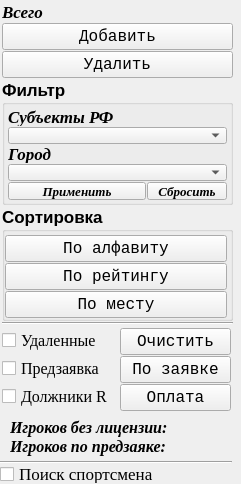
    <widget class="QWidget" name="page_2">
     <property name="geometry">
      <rect>
       <x>0</x>
       <y>0</y>
       <width>241</width>
       <height>484</height>
      </rect>
     </property>
     <attribute name="label">
      <string>Список участников</string>
     </attribute>
     <widget class="QLabel" name="label_dolg_R">
      <property name="geometry">
       <rect>
        <x>10</x>
        <y>417</y>
        <width>221</width>
        <height>21</height>
       </rect>
      </property>
      <property name="font">
       <font>
        <family>Times New Roman</family>
        <pointsize>12</pointsize>
        <weight>75</weight>
        <italic>true</italic>
        <bold>true</bold>
       </font>
      </property>
      <property name="text">
       <string>Игроков без лицензии:</string>
      </property>
     </widget>
     <widget class="QCheckBox" name="checkBox_find_player">
      <property name="geometry">
       <rect>
        <x>0</x>
        <y>465</y>
        <width>231</width>
        <height>18</height>
       </rect>
      </property>
      <property name="font">
       <font>
        <family>Times</family>
        <pointsize>13</pointsize>
        <weight>50</weight>
        <bold>false</bold>
       </font>
      </property>
      <property name="text">
       <string>Поиск спортсмена</string>
      </property>
      <property name="checkable">
       <bool>true</bool>
      </property>
     </widget>
     <widget class="Line" name="line_4">
      <property name="geometry">
       <rect>
        <x>0</x>
        <y>454</y>
        <width>232</width>
        <height>16</height>
       </rect>
      </property>
      <property name="orientation">
       <enum>Qt::Horizontal</enum>
      </property>
     </widget>
     <widget class="QWidget" name="layoutWidget">
      <property name="geometry">
       <rect>
        <x>2</x>
        <y>2</y>
        <width>231</width>
        <height>411</height>
       </rect>
      </property>
      <layout class="QVBoxLayout" name="verticalLayout_36">
       <property name="spacing">
        <number>1</number>
       </property>
       <item>
        <layout class="QVBoxLayout" name="verticalLayout_9">
         <property name="spacing">
          <number>1</number>
         </property>
         <item>
          <widget class="QLabel" name="label_46">
           <property name="font">
            <font>
             <family>Times New Roman</family>
             <pointsize>13</pointsize>
             <weight>75</weight>
             <italic>true</italic>
             <bold>true</bold>
            </font>
           </property>
           <property name="text">
            <string>Всего</string>
           </property>
          </widget>
         </item>
         <item>
          <layout class="QVBoxLayout" name="verticalLayout_6">
           <property name="spacing">
            <number>1</number>
           </property>
           <item>
            <widget class="QPushButton" name="Button_add_edit_player">
             <property name="font">
              <font>
               <family>Courier New</family>
               <pointsize>12</pointsize>
               <italic>false</italic>
              </font>
             </property>
             <property name="text">
              <string>Добавить</string>
             </property>
            </widget>
           </item>
           <item>
            <widget class="QPushButton" name="Button_del_player">
             <property name="font">
              <font>
               <family>Courier New</family>
               <pointsize>12</pointsize>
               <italic>false</italic>
              </font>
             </property>
             <property name="text">
              <string>Удалить</string>
             </property>
            </widget>
           </item>
          </layout>
         </item>
         <item>
          <widget class="QGroupBox" name="groupBox_2">
           <property name="font">
            <font>
             <pointsize>13</pointsize>
             <weight>75</weight>
             <bold>true</bold>
            </font>
           </property>
           <property name="title">
            <string>Фильтр</string>
           </property>
           <layout class="QGridLayout" name="gridLayout">
            <property name="leftMargin">
             <number>3</number>
            </property>
            <property name="topMargin">
             <number>3</number>
            </property>
            <property name="rightMargin">
             <number>3</number>
            </property>
            <property name="bottomMargin">
             <number>3</number>
            </property>
            <property name="spacing">
             <number>1</number>
            </property>
            <item row="5" column="0">
             <widget class="QPushButton" name="Button_fltr_list">
              <property name="sizePolicy">
               <sizepolicy hsizetype="Expanding" vsizetype="Fixed">
                <horstretch>0</horstretch>
                <verstretch>0</verstretch>
               </sizepolicy>
              </property>
              <property name="font">
               <font>
                <family>Times New Roman</family>
                <pointsize>10</pointsize>
                <italic>true</italic>
               </font>
              </property>
              <property name="text">
               <string>Применить</string>
              </property>
             </widget>
            </item>
            <item row="2" column="0">
             <widget class="QLabel" name="label_66">
              <property name="font">
               <font>
                <family>Times New Roman</family>
                <italic>true</italic>
               </font>
              </property>
              <property name="text">
               <string>Город</string>
              </property>
             </widget>
            </item>
            <item row="0" column="0">
             <widget class="QLabel" name="label_67">
              <property name="font">
               <font>
                <family>Times New Roman</family>
                <italic>true</italic>
               </font>
              </property>
              <property name="text">
               <string>Субъекты РФ</string>
              </property>
             </widget>
            </item>
            <item row="5" column="1" colspan="2">
             <widget class="QPushButton" name="Button_reset_fltr_list">
              <property name="sizePolicy">
               <sizepolicy hsizetype="Expanding" vsizetype="Fixed">
                <horstretch>0</horstretch>
                <verstretch>0</verstretch>
               </sizepolicy>
              </property>
              <property name="font">
               <font>
                <family>Times New Roman</family>
                <pointsize>10</pointsize>
                <italic>true</italic>
               </font>
              </property>
              <property name="text">
               <string>Сбросить</string>
              </property>
             </widget>
            </item>
            <item row="4" column="0" colspan="3">
             <widget class="QComboBox" name="comboBox_fltr_city">
              <property name="editable">
               <bool>false</bool>
              </property>
              <property name="insertPolicy">
               <enum>QComboBox::InsertAlphabetically</enum>
              </property>
             </widget>
            </item>
            <item row="1" column="0" colspan="3">
             <widget class="QComboBox" name="comboBox_fltr_region">
              <property name="editable">
               <bool>false</bool>
              </property>
             </widget>
            </item>
           </layout>
          </widget>
         </item>
         <item>
          <widget class="QGroupBox" name="groupBox">
           <property name="font">
            <font>
             <pointsize>13</pointsize>
             <weight>75</weight>
             <bold>true</bold>
            </font>
           </property>
           <property name="title">
            <string>Сортировка</string>
           </property>
           <layout class="QVBoxLayout" name="verticalLayout_5">
            <property name="spacing">
             <number>1</number>
            </property>
            <property name="leftMargin">
             <number>0</number>
            </property>
            <property name="topMargin">
             <number>3</number>
            </property>
            <property name="rightMargin">
             <number>3</number>
            </property>
            <property name="bottomMargin">
             <number>0</number>
            </property>
            <item>
             <widget class="QPushButton" name="Button_sort_Name">
              <property name="font">
               <font>
                <family>Courier New</family>
                <pointsize>12</pointsize>
                <weight>50</weight>
                <bold>false</bold>
               </font>
              </property>
              <property name="text">
               <string>По алфавиту</string>
              </property>
             </widget>
            </item>
            <item>
             <widget class="QPushButton" name="Button_sort_R">
              <property name="font">
               <font>
                <family>Courier New</family>
                <pointsize>12</pointsize>
                <weight>50</weight>
                <bold>false</bold>
               </font>
              </property>
              <property name="text">
               <string>По рейтингу</string>
              </property>
             </widget>
            </item>
            <item>
             <widget class="QPushButton" name="Button_sort_mesto">
              <property name="font">
               <font>
                <family>Courier New</family>
                <pointsize>12</pointsize>
                <weight>50</weight>
                <bold>false</bold>
               </font>
              </property>
              <property name="text">
               <string>По месту</string>
              </property>
             </widget>
            </item>
           </layout>
          </widget>
         </item>
         <item>
          <widget class="Line" name="line_2">
           <property name="orientation">
            <enum>Qt::Horizontal</enum>
           </property>
          </widget>
         </item>
        </layout>
       </item>
       <item>
        <layout class="QHBoxLayout" name="horizontalLayout_8">
         <property name="spacing">
          <number>1</number>
         </property>
         <item>
          <layout class="QVBoxLayout" name="verticalLayout_7">
           <property name="spacing">
            <number>1</number>
           </property>
           <item>
            <widget class="QCheckBox" name="checkBox_6">
             <property name="font">
              <font>
               <family>Times</family>
               <pointsize>12</pointsize>
               <weight>50</weight>
               <bold>false</bold>
              </font>
             </property>
             <property name="text">
              <string>Удаленные</string>
             </property>
             <property name="checkable">
              <bool>true</bool>
             </property>
            </widget>
           </item>
           <item>
            <widget class="QCheckBox" name="checkBox_15">
             <property name="font">
              <font>
               <family>Times</family>
               <pointsize>12</pointsize>
               <weight>50</weight>
               <bold>false</bold>
              </font>
             </property>
             <property name="text">
              <string>Предзаявка</string>
             </property>
             <property name="checkable">
              <bool>true</bool>
             </property>
            </widget>
           </item>
           <item>
            <widget class="QCheckBox" name="checkBox_11">
             <property name="font">
              <font>
               <family>Times</family>
               <pointsize>12</pointsize>
               <weight>50</weight>
               <bold>false</bold>
              </font>
             </property>
             <property name="text">
              <string>Должники R</string>
             </property>
             <property name="checkable">
              <bool>true</bool>
             </property>
            </widget>
           </item>
          </layout>
         </item>
         <item>
          <layout class="QVBoxLayout" name="verticalLayout_8">
           <property name="spacing">
            <number>1</number>
           </property>
           <property name="leftMargin">
            <number>2</number>
           </property>
           <property name="topMargin">
            <number>2</number>
           </property>
           <property name="rightMargin">
            <number>2</number>
           </property>
           <property name="bottomMargin">
            <number>2</number>
           </property>
           <item>
            <widget class="QPushButton" name="Button_clear_del">
             <property name="font">
              <font>
               <family>Courier New</family>
               <pointsize>12</pointsize>
               <kerning>true</kerning>
              </font>
             </property>
             <property name="text">
              <string>Очистить</string>
             </property>
            </widget>
           </item>
           <item>
            <widget class="QPushButton" name="Button_app">
             <property name="font">
              <font>
               <family>Courier New</family>
               <pointsize>12</pointsize>
              </font>
             </property>
             <property name="text">
              <string>По заявке</string>
             </property>
            </widget>
           </item>
           <item>
            <widget class="QPushButton" name="Button_pay_R">
             <property name="font">
              <font>
               <family>Courier New</family>
               <pointsize>12</pointsize>
               <kerning>true</kerning>
              </font>
             </property>
             <property name="text">
              <string>Оплата</string>
             </property>
            </widget>
           </item>
          </layout>
         </item>
        </layout>
       </item>
      </layout>
     </widget>
     <widget class="QLabel" name="label_predzayavka">
      <property name="geometry">
       <rect>
        <x>10</x>
        <y>436</y>
        <width>221</width>
        <height>21</height>
       </rect>
      </property>
      <property name="font">
       <font>
        <family>Times New Roman</family>
        <pointsize>12</pointsize>
        <weight>75</weight>
        <italic>true</italic>
        <bold>true</bold>
       </font>
      </property>
      <property name="text">
       <string>Игроков по предзаяке:</string>
      </property>
     </widget>
    </widget>
